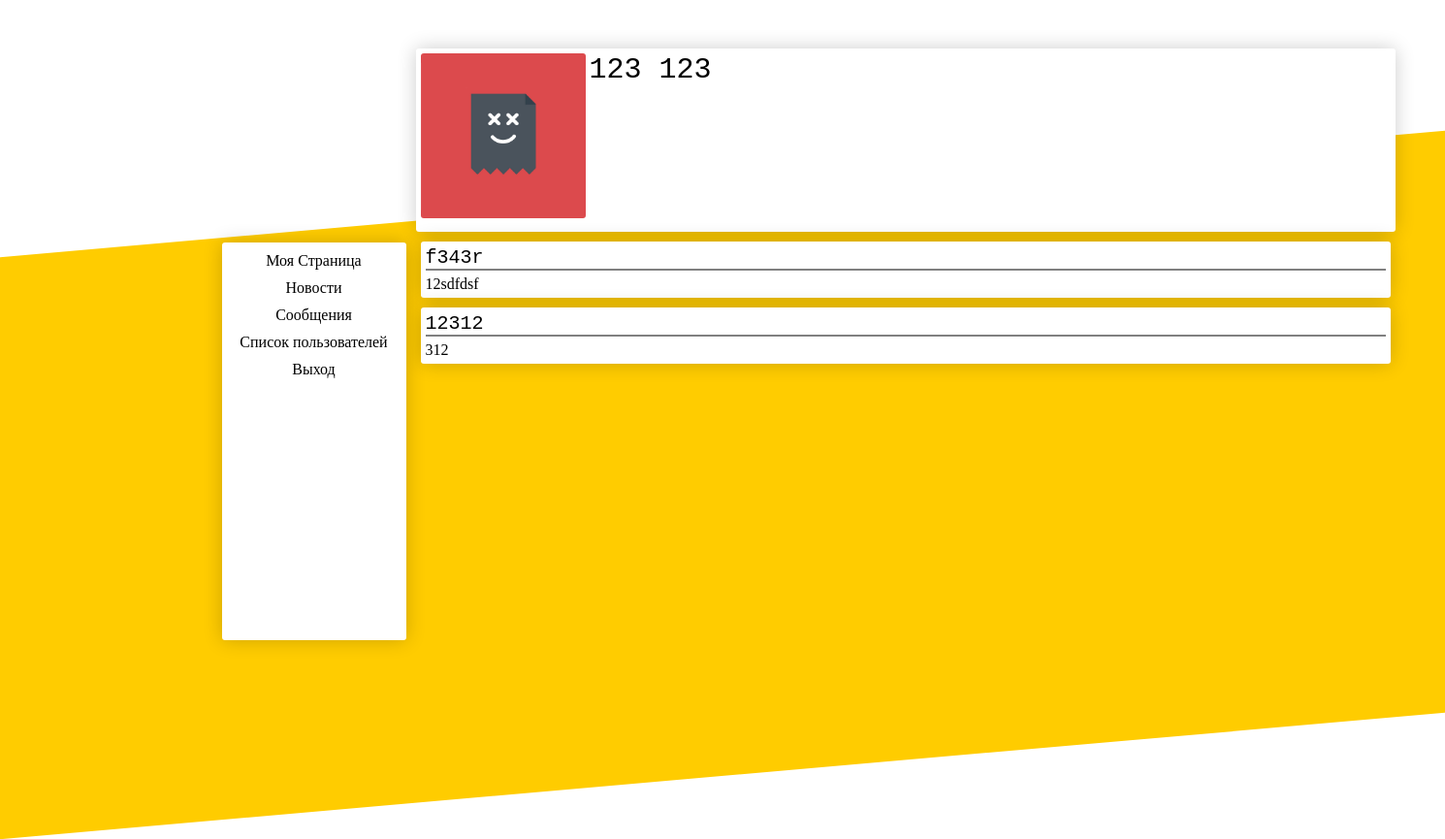
The app's page /profile/1 (signed in), older data.
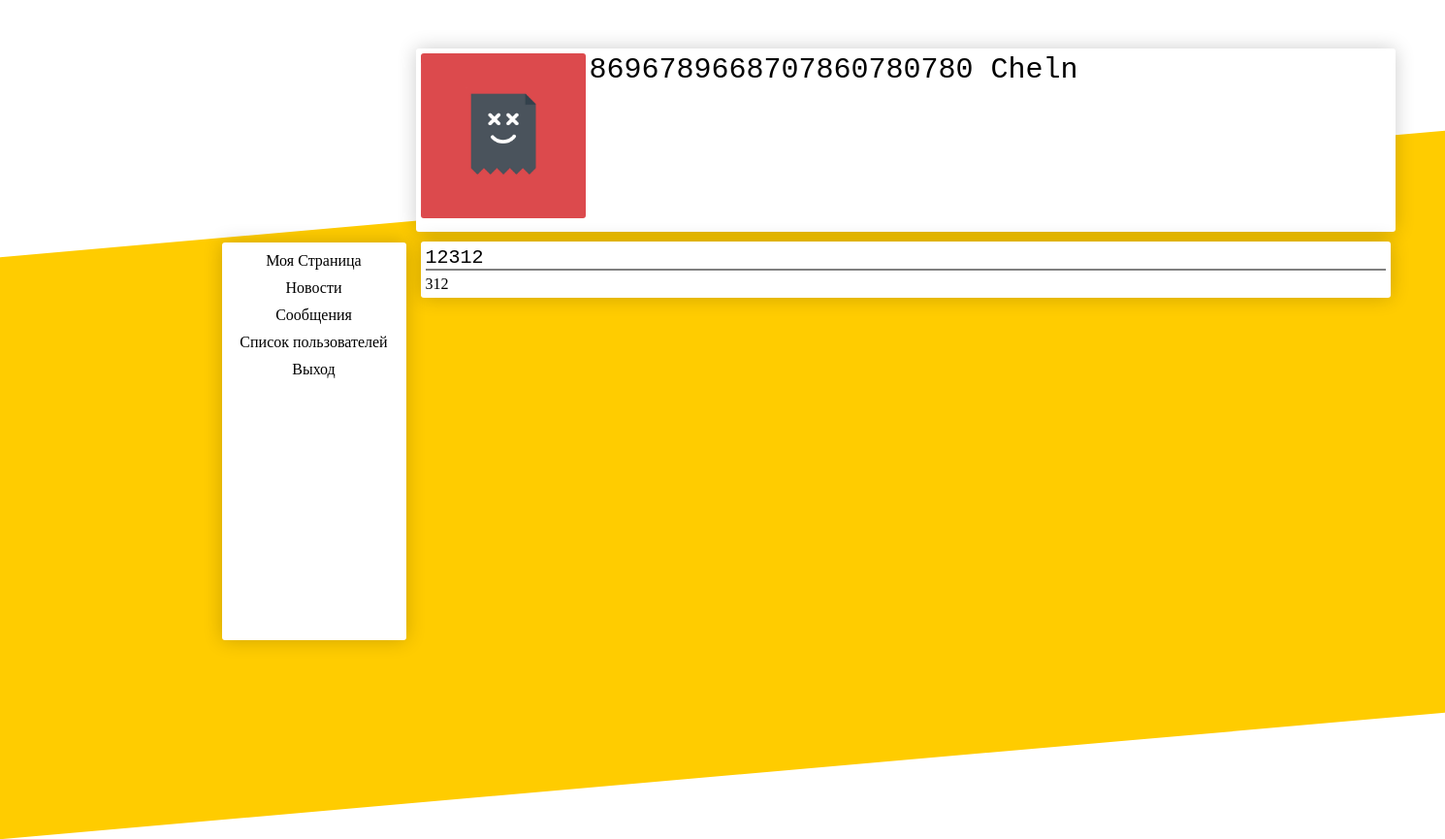
The same page, newer data.
### tables this page shows
CREATE TABLE users 
                            (id INTEGER PRIMARY KEY AUTOINCREMENT, 
                             user_name VARCHAR(50),
                             user_surname VARCHAR(50),
                             user_email VARCHAR(50),
                             password_hash VARCHAR(128),
                             user_type INTEGER
                             );

CREATE TABLE news 
                                  (id INTEGER PRIMARY KEY AUTOINCREMENT, 
                                   title VARCHAR(100),
                                   content VARCHAR(1000),
                                   user_id INTEGER
                                   );

### index.py (the view)
@app.route('/profile/<int:user_id>', methods=['GET', 'POST'])
def profile(user_id):
    form = Profile()
    news_list = news_model.get_all(user_id)
    name, surname, email, = user_model.get(user_id)[1:4:]
    if user_id == session['id']:
        lock = True
    else:
        lock = False
    if form.validate_on_submit():
        title = form.title.data
        content = form.content.data
        news_model.insert(title, content, user_id)
        return redirect(f"/profile/{session['id']}")
    return render_template('profile.html', title=f'{name} {surname}', form=form, news=news_list,
                           Name=name, Surname=surname, lock=lock)

### index.py (called while the page is built)
    def get(self, user_id):
        cursor = self.connection.cursor()
        cursor.execute(f'''SELECT * FROM users WHERE id = {user_id}''')
        row = cursor.fetchone()
        return row

    def get_all(self, user_id=None):
        cursor = self.connection.cursor()
        if user_id:
            cursor.execute(f'''SELECT * FROM news WHERE user_id = {user_id} ORDER BY id DESC''')
        else:
            cursor.execute('''SELECT * FROM news''')
        rows = cursor.fetchall()
        return rows

### templates/profile.html (shortened to what this page needs)
{% extends "base.html" %}
{% block content %}
    <div class="ProfilePage">
        <div class="ProfileInfo">
                <div class="Avatar">
                    <img src="../static/img/404.png">
                </div>
                <div class="User_ID">{{ Name }} {{ Surname }}</div>
        </div>
        <div class="ProfileContent">
            {% for item in news %}
                <div class="Post">
                    <div class="PostTitle">{{ item[1] }}</div>
                    <div class="PostContent">
                        {{ item[2] }}
                    </div>
                </div>
            {% endfor %}
        </div>
    </div>
{% endblock %}

Row changes from the older to the newer data that the page shows:
removed news: title "f343r", content "12sdfdsf"
changed users: user_name "123" → "8696789668707860780780"; user_surname "123" → "Cheln"
